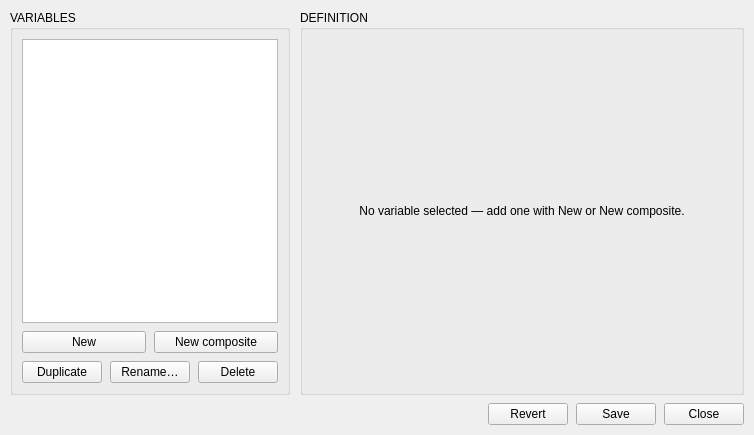
<?xml version="1.0" encoding="UTF-8"?>
<ui version="4.0">
 <class>ScanVariableEditorRoot</class>
 <widget class="QWidget" name="ScanVariableEditorRoot">
  <property name="windowTitle">
   <string>Scan Variables</string>
  </property>
  <layout class="QVBoxLayout" name="sve_root_layout">
   <property name="leftMargin">
    <number>10</number>
   </property>
   <property name="topMargin">
    <number>10</number>
   </property>
   <property name="rightMargin">
    <number>10</number>
   </property>
   <property name="bottomMargin">
    <number>10</number>
   </property>
   <property name="spacing">
    <number>8</number>
   </property>
   <item>
    <layout class="QHBoxLayout" name="sve_columns_layout" stretch="30,70">
     <property name="spacing">
      <number>10</number>
     </property>
     <!-- Left: the variable list -->
     <item>
      <widget class="QGroupBox" name="sve_list_group">
       <property name="title">
        <string>VARIABLES</string>
       </property>
       <layout class="QVBoxLayout" name="sve_list_layout">
        <property name="spacing">
         <number>8</number>
        </property>
        <item>
         <widget class="QListWidget" name="sve_variable_list"/>
        </item>
        <item>
         <layout class="QHBoxLayout" name="sve_new_buttons_layout">
          <item>
           <widget class="QPushButton" name="sve_new_simple_button">
            <property name="text">
             <string>New</string>
            </property>
            <property name="toolTip">
             <string>Add a simple variable (one device variable)</string>
            </property>
           </widget>
          </item>
          <item>
           <widget class="QPushButton" name="sve_new_pseudo_button">
            <property name="text">
             <string>New composite</string>
            </property>
            <property name="toolTip">
             <string>Add a composite (pseudo) variable moving several devices from one number</string>
            </property>
           </widget>
          </item>
         </layout>
        </item>
        <item>
         <layout class="QHBoxLayout" name="sve_edit_buttons_layout">
          <item>
           <widget class="QPushButton" name="sve_duplicate_button">
            <property name="text">
             <string>Duplicate</string>
            </property>
           </widget>
          </item>
          <item>
           <widget class="QPushButton" name="sve_rename_button">
            <property name="text">
             <string>Rename…</string>
            </property>
           </widget>
          </item>
          <item>
           <widget class="QPushButton" name="sve_delete_button">
            <property name="text">
             <string>Delete</string>
            </property>
           </widget>
          </item>
         </layout>
        </item>
       </layout>
      </widget>
     </item>
     <!-- Right: the form pane -->
     <item>
      <widget class="QGroupBox" name="sve_form_group">
       <property name="title">
        <string>DEFINITION</string>
       </property>
       <layout class="QVBoxLayout" name="sve_form_layout">
        <property name="spacing">
         <number>8</number>
        </property>
        <item>
         <widget class="QLabel" name="sve_type_label">
          <property name="text">
           <string/>
          </property>
         </widget>
        </item>
        <item>
         <widget class="QStackedWidget" name="sve_form_stack">
          <widget class="QWidget" name="sve_empty_page">
           <layout class="QVBoxLayout" name="sve_empty_layout">
            <item>
             <widget class="QLabel" name="sve_empty_label">
              <property name="text">
               <string>No variable selected — add one with New or New composite.</string>
              </property>
              <property name="alignment">
               <set>Qt::AlignCenter</set>
              </property>
             </widget>
            </item>
           </layout>
          </widget>
          <widget class="QWidget" name="sve_simple_page">
           <layout class="QGridLayout" name="sve_simple_grid">
            <property name="verticalSpacing">
             <number>8</number>
            </property>
            <item row="0" column="0">
             <widget class="QLabel" name="sve_device_label">
              <property name="text">
               <string>Device</string>
              </property>
             </widget>
            </item>
            <item row="0" column="1">
             <widget class="QLineEdit" name="sve_device_edit">
              <property name="placeholderText">
               <string>e.g. U_ESP_JetXYZ</string>
              </property>
             </widget>
            </item>
            <item row="0" column="2">
             <widget class="QLabel" name="sve_variable_label">
              <property name="text">
               <string>Variable</string>
              </property>
             </widget>
            </item>
            <item row="0" column="3">
             <widget class="QLineEdit" name="sve_variable_edit">
              <property name="placeholderText">
               <string>e.g. Position.Axis 3</string>
              </property>
             </widget>
            </item>
            <item row="1" column="0">
             <widget class="QLabel" name="sve_kind_label">
              <property name="text">
               <string>Kind</string>
              </property>
             </widget>
            </item>
            <item row="1" column="1">
             <widget class="QComboBox" name="sve_kind_combo">
              <property name="toolTip">
               <string>setpoint = write and wait for the device to accept it; motor = additionally poll the readback until arrival (real positioners)</string>
              </property>
             </widget>
            </item>
            <item row="2" column="0">
             <widget class="QLabel" name="sve_confirm_device_label">
              <property name="text">
               <string>Confirm device</string>
              </property>
             </widget>
            </item>
            <item row="2" column="1">
             <widget class="QLineEdit" name="sve_confirm_device_edit">
              <property name="placeholderText">
               <string>optional</string>
              </property>
             </widget>
            </item>
            <item row="2" column="2">
             <widget class="QLabel" name="sve_confirm_variable_label">
              <property name="text">
               <string>Confirm variable</string>
              </property>
             </widget>
            </item>
            <item row="2" column="3">
             <widget class="QLineEdit" name="sve_confirm_variable_edit">
              <property name="placeholderText">
               <string>optional</string>
              </property>
             </widget>
            </item>
            <item row="3" column="0" colspan="4">
             <widget class="QLabel" name="sve_confirm_hint_label">
              <property name="text">
               <string>Confirm: the variable that measures the result when it differs from the one being set (e.g. set Current_Limit.Ch1, confirm Current.Ch1). Leave empty for the common case.</string>
              </property>
              <property name="wordWrap">
               <bool>true</bool>
              </property>
             </widget>
            </item>
            <item row="4" column="0" colspan="4">
             <spacer name="sve_simple_spacer">
              <property name="orientation">
               <enum>Qt::Vertical</enum>
              </property>
              <property name="sizeHint" stdset="0">
               <size>
                <width>10</width>
                <height>10</height>
               </size>
              </property>
             </spacer>
            </item>
           </layout>
          </widget>
          <widget class="QWidget" name="sve_pseudo_page">
           <layout class="QVBoxLayout" name="sve_pseudo_layout">
            <property name="spacing">
             <number>8</number>
            </property>
            <item>
             <layout class="QHBoxLayout" name="sve_mode_layout">
              <item>
               <widget class="QLabel" name="sve_mode_label">
                <property name="text">
                 <string>Mode</string>
                </property>
               </widget>
              </item>
              <item>
               <widget class="QComboBox" name="sve_mode_combo"/>
              </item>
              <item>
               <widget class="QLabel" name="sve_mode_hint_label">
                <property name="text">
                 <string/>
                </property>
                <property name="wordWrap">
                 <bool>true</bool>
                </property>
               </widget>
              </item>
             </layout>
            </item>
            <item>
             <widget class="QTableWidget" name="sve_components_table">
              <property name="columnCount">
               <number>3</number>
              </property>
              <attribute name="horizontalHeaderStretchLastSection">
               <bool>true</bool>
              </attribute>
              <column>
               <property name="text">
                <string>Device</string>
               </property>
              </column>
              <column>
               <property name="text">
                <string>Variable</string>
               </property>
              </column>
              <column>
               <property name="text">
                <string>Forward (of composite_var)</string>
               </property>
              </column>
             </widget>
            </item>
            <item>
             <layout class="QHBoxLayout" name="sve_component_buttons_layout">
              <item>
               <widget class="QPushButton" name="sve_add_component_button">
                <property name="text">
                 <string>Add component</string>
                </property>
               </widget>
              </item>
              <item>
               <widget class="QPushButton" name="sve_remove_component_button">
                <property name="text">
                 <string>Remove component</string>
                </property>
               </widget>
              </item>
              <item>
               <spacer name="sve_component_spacer">
                <property name="orientation">
                 <enum>Qt::Horizontal</enum>
                </property>
                <property name="sizeHint" stdset="0">
                 <size>
                  <width>10</width>
                  <height>10</height>
                 </size>
                </property>
               </spacer>
              </item>
             </layout>
            </item>
            <item>
             <layout class="QHBoxLayout" name="sve_inverse_layout">
              <item>
               <widget class="QLabel" name="sve_inverse_label">
                <property name="text">
                 <string>Inverse</string>
                </property>
               </widget>
              </item>
              <item>
               <widget class="QLineEdit" name="sve_inverse_edit">
                <property name="placeholderText">
                 <string>optional — recover the scanned number from the first target's readback</string>
                </property>
               </widget>
              </item>
             </layout>
            </item>
           </layout>
          </widget>
         </widget>
        </item>
        <item>
         <widget class="QLabel" name="sve_error_label">
          <property name="text">
           <string/>
          </property>
          <property name="wordWrap">
           <bool>true</bool>
          </property>
         </widget>
        </item>
       </layout>
      </widget>
     </item>
    </layout>
   </item>
   <!-- Bottom: dirty indicator + Save / Revert / Close -->
   <item>
    <layout class="QHBoxLayout" name="sve_bottom_layout">
     <property name="spacing">
      <number>8</number>
     </property>
     <item>
      <widget class="QLabel" name="sve_dirty_label">
       <property name="text">
        <string/>
       </property>
      </widget>
     </item>
     <item>
      <spacer name="sve_bottom_spacer">
       <property name="orientation">
        <enum>Qt::Horizontal</enum>
       </property>
       <property name="sizeHint" stdset="0">
        <size>
         <width>40</width>
         <height>20</height>
        </size>
       </property>
      </spacer>
     </item>
     <item>
      <widget class="QPushButton" name="sve_revert_button">
       <property name="text">
        <string>Revert</string>
       </property>
       <property name="toolTip">
        <string>Discard edits and reload the catalog from disk</string>
       </property>
      </widget>
     </item>
     <item>
      <widget class="QPushButton" name="sve_save_button">
       <property name="text">
        <string>Save</string>
       </property>
      </widget>
     </item>
     <item>
      <widget class="QPushButton" name="sve_close_button">
       <property name="text">
        <string>Close</string>
       </property>
      </widget>
     </item>
    </layout>
   </item>
  </layout>
 </widget>
 <resources/>
 <connections/>
</ui>
